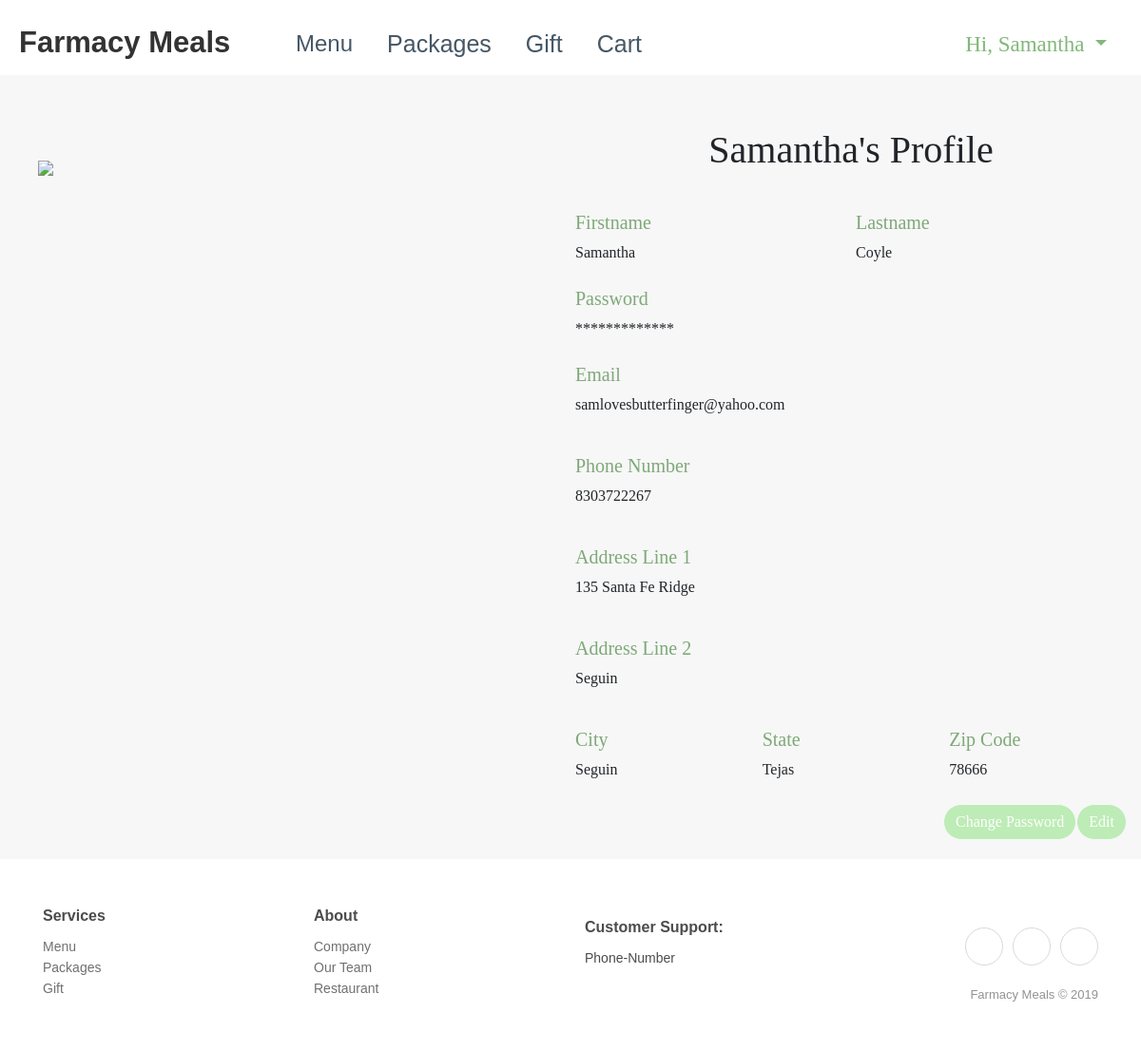
The app's page /profile (signed in), older data.
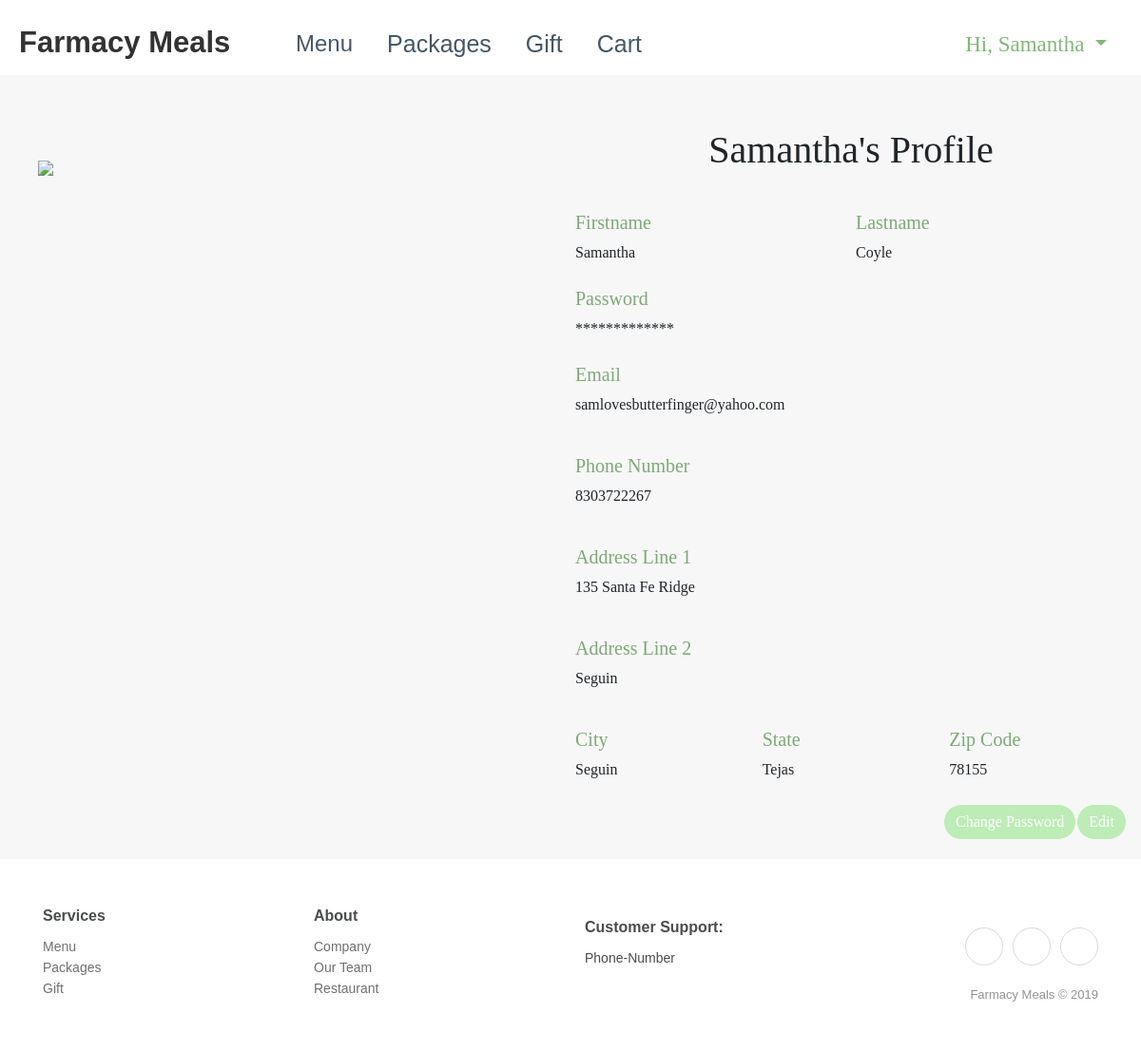
The same page, newer data.
### app/models.py (models this page shows, shortened)
class UserModel(UserMixin, db.Model):
    __tablename__ = "user"
    id = db.Column(db.Integer, primary_key=True)
    username = db.Column(db.String(64), index=True)
    email = db.Column(db.String(120), index=True, unique=True)
    password_hash = db.Column(db.String(128))
    first_name = db.Column(db.String(64), index=True, unique=False)
    last_name = db.Column(db.String(64), index=True, unique=False)
    address_line_1 = db.Column(db.String(64), index=True, unique=False)
    address_line_2 = db.Column(db.String(64), index=True, unique=False)
    city = db.Column(db.String(64), index=True, unique=False)
    state = db.Column(db.String(64), index=True, unique=False)
    zip_code = db.Column(db.String(64), index=True, unique=False)
    phone_number = db.Column(db.String(64), index=True, unique=False)
    picture = db.Column(db.String(64), index=True, unique=False)
    orders = db.relationship('OrderModel', backref='previous_orders')
    items = db.relationship('ItemModel', backref='my_items')
    system_controller_id = db.Column(db.Integer, db.ForeignKey('system.id'))

### app/routes.py (the view)
@app.route('/profile', methods=['GET'])
@login_required
def profile():
    user = UserModel.query.filter_by(username=current_user.username).first_or_404()
    return render_template('profile.html', user=user)

### app/models.py (called while the page is built)
@login.user_loader
def load_user(id):
    return UserModel.query.get(int(id))

### app/templates/profile.html (shortened to what this page needs)
{% extends "base.html" %}
{% block css %}
<link rel="stylesheet" href="{{ url_for('static', filename='css/profile.styles.min.css') }}">
{% endblock %}
{% block content %}
<main>
    <div class="container-fluid profile profile-view" id="profile" style="padding-bottom: 20px;font-family: 'Noto Serif KR', serif;">
        <form>
            <div class="form-row profile-row" style="font-family: 'Noto Serif KR', serif;">
                <div class="col-md-4 col-lg-5 col-xl-5 relative" style="padding: 30px;">
                    {% if user.picture %}
                    <img class="img-fluid" src="{{ url_for('static', filename=user.picture) }}"/>
                    {% else %}
                    <img class="img-fluid" src="{{ url_for('static', filename='img/profilePage/avatar.png') }}"/>
                    {% endif %}
                </div>
                <div class="col-md-8 col-lg-7 col-xl-6 offset-lg-0 offset-xl-1" >
                    <h1 class="text-center" style="padding-bottom: 12px;">{{ user.first_name }}'s Profile </h1>
                    <div class="form-row" style="padding-top: 20px;">
                        <div class="col-sm-12 col-md-6" style="padding-bottom: 8px;">
                            <div class="form-group"><h5 style="color: #7ea978;">Firstname </h5>
                                <p>{{ user.first_name }}</p>
                            </div>
                        </div>
                        <div class="col-sm-12 col-md-6" style="padding-bottom: 8px;">
                            <div class="form-group"><h5 style="color: #7ea978;">Lastname </h5>
                                <p>{{ user.last_name }}</p>
                            </div>
                        </div>
                    </div>
                    <div class="form-row">
                        <div class="col-sm-12 col-md-6" style="padding-bottom: 8px;">
                            <div class="form-group"><h5 style="color: #7ea978;">Password</h5>
                                <p>*************</p>
                            </div>
                        </div>
                    </div>
                    <div class="form-group" style="padding-bottom: 8px;"><h5 style="color: #7ea978;">Email </h5>
                        <p>{{ user.email }}</p>
                    </div>
                    <div class="form-group" style="padding-bottom: 8px;"><h5 style="color: #7ea978;">Phone Number </h5>
                        <p>{{ user.phone_number }}</p>
                    </div>
                    <div class="form-group" style="padding-bottom: 8px;"><h5 style="color: #7ea978;">Address Line 1</h5>
                        <p>{{ user.address_line_1 }}</p>
                    </div>
                    <div class="form-group" style="padding-bottom: 8px;"><h5 style="color: #7ea978;">Address Line 2</h5>
                        <p>{{ user.address_line_2 }}</p>
                    </div>
                    <div class="form-row flex-row" style="padding-bottom: 8px;">
                        <div class="col-sm-12 col-md-4 col-lg-4">
                            <div class="form-group"><h5 style="color: #7ea978;">City</h5>
                                <p>{{ user.city }}</p>
                            </div>
                        </div>
                        <div class="col-sm-12 col-md-4 col-lg-4">
                            <div class="form-group"><h5 style="color: #7ea978;">State</h5>
                                <p>{{ user.state }}</p>
                            </div>
                        </div>
                        <div class="col"><h5 style="color: #7ea978;">Zip Code</h5>
                            <p>{{ user.zip_code }}</p>
                        </div>
                    </div>
                    <div class="form-row">
                        <div class="col-lg-12 col-xl-12 text-right"><button class="btn btn-light" style="border-radius: 20px;background-color: #bdecb6;color: rgb(255,254,254);" type="button">Change Password</button><a class="btn btn-light" href="/edit_profile" role="button" style="border-radius: 20px;background-color: #bdecb6;color: rgb(255,255,255);">Edit</a></div>
                    </div>
                </div>
            </div>
        </form>
    </div>
</main>
{% endblock %}

### app/templates/base.html (shortened to what this page needs)
<!DOCTYPE html>
<html class="text-dark">
<head>
    <link rel="stylesheet" href="https://cdnjs.cloudflare.com/ajax/libs/twitter-bootstrap/4.3.1/css/bootstrap.min.css">
    <link rel="stylesheet" href="https://cdnjs.cloudflare.com/ajax/libs/ionicons/2.0.1/css/ionicons.min.css">
    <link rel="stylesheet" href="{{ url_for('static', filename='css/base.styles.min.css') }}">
    {% block css %} {% endblock %}
</head>
<body>
    <div>
        <nav class="navbar navbar-light navbar-expand-lg navigation-clean-button" style="padding: 14px;">
            <div class="container-fluid"><a class="navbar-brand" href="/"
                    style="height: 35px;margin: 0px;font-size: 31px; width: 253px;padding: 0px;">Farmacy
                    Meals</a>
                <div class="collapse navbar-collapse flex-shrink-1" id="navcol-1">
                    <ul class="nav navbar-nav">
                        <li class="nav-item" role="presentation"><a class="nav-link" href="/menu"
                                style="font-size: 24px;">Menu</a></li>
                        <li class="nav-item" role="presentation"><a class="nav-link" href="/packages"
                                style="font-size: 25px;">Packages</a></li>
                        <li class="nav-item" role="presentation"><a class="nav-link" href="/gift"
                                style="font-size: 25px;">Gift</a></li>
                        <li class="nav-item" role="presentation"><a class="nav-link" href="/cart"
                                style="font-size: 25px;">Cart</a></li>
                    </ul>
                    {% if current_user.username %}
                    <div class="nav-item dropdown ml-auto" style="font-size: 23px; font-family: 'Noto Serif KR', serif;"><a
                            class="dropdown-toggle nav-link" data-toggle="dropdown" aria-expanded="false"
                            style="color:#82b87a;" href="#">Hi,
                            {{ current_user.first_name }}&nbsp;</a>
                    </div>
                    {% else %}
                    </ul>
                    <span class="ml-auto navbar-text actions"> <a class="btn btn-light action-button" role="button"
                            href="/login" style="background-color: #bdecb6;">Log in</a></span>
                    {% endif %}
                </div>
            </div>
        </nav>
    </div>
    {% block content %} {% endblock %}
    <div class="footer-clean">
        <footer>
            <div class="container">
                <div class="row">
                    <div class="col-sm-4 col-md-3 item">
                        <h3>Services</h3>
                        <ul>
                            <li><a href="#">Menu</a></li>
                            <li><a href="#">Packages</a></li>
                            <li><a href="#">Gift</a></li>
                        </ul>
                    </div>
                    <div class="col-sm-4 col-md-3 item">
                        <h3>About</h3>
                        <ul>
                            <li><a href="#">Company</a></li>
                            <li><a href="#">Our Team</a></li>
                            <li><a href="#">Restaurant</a></li>
                        </ul>
                    </div>
                    <div class="col-sm-4 col-md-3 item">
                        <h3>Customer Support:</h3>
                        <ul>
                            <li>Phone-Number</li>
                        </ul>
                    </div>
                    <div class="col-lg-3 item social"><a href="#"></a><a
                            href="#"></a><a href="#"></a>
                        <p class="copyright">Farmacy Meals © 2019</p>
                    </div>
                </div>
            </div>
        </footer>
    </div>
</body>

Row changes from the older to the newer data that the page shows:
changed UserModel "Samantha": zip_code "78666" → "78155"
